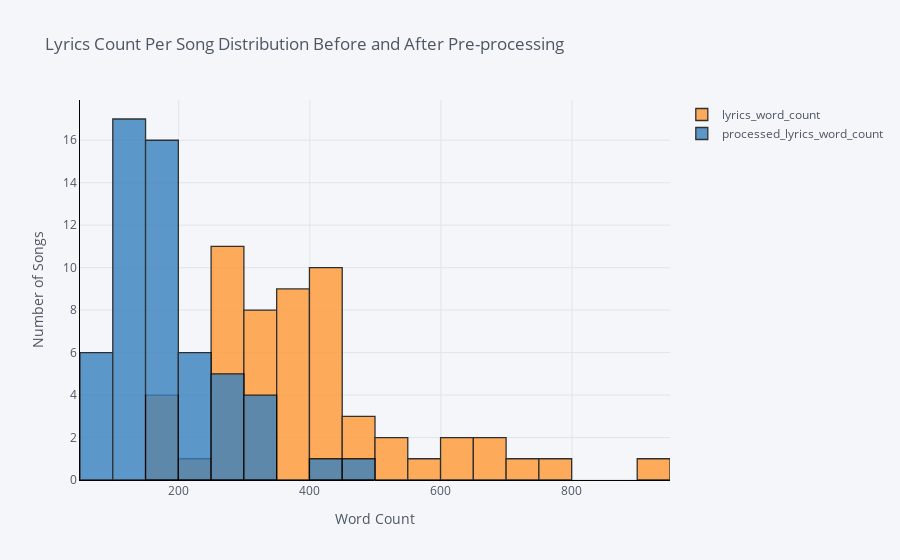

Source (notebook cell):
### Code cell
# Word count of lyrics before and after cleaning
data[['lyrics_word_count', 'processed_lyrics_word_count']].iplot(
    kind = 'hist',
    bins = 20, #A small database so I limited this to the number of rows so the spread will be even. 
    xTitle = 'Word Count',
    linecolor = 'black',
    yTitle = 'Number of Songs',
    title = 'Lyrics Count Per Song Distribution Before and After Pre-processing')

### Figure 1 — Plotly figure (JSON) as saved in the notebook; plotly's stock layout.template omitted (floating-point values rounded to 4 significant figures)
{"data": [{"histfunc": "count", "histnorm": "", "marker": {"color": "rgba(255, 153, 51, 1.0)", "line": {"color": "#000000", "width": 1.3}}, "name": "lyrics_word_count", "nbinsx": 20, "opacity": 0.8, "orientation": "v", "type": "histogram", "x": [474, 408, 598, 309, 367, 415, 511, 288, 606, 510, 224, 402, 297, 293, 254, 177, 260, 419, 182, 306, 717, 276, 299, 177, 299, 351, 305, 422, 267, 648, 366, 313, 351, 388, 330, 323, 665, 432, 310, 355, 441, 654, 407, 284, 405, 353, 926, 273, 447, 378, 335, 472, 758, 377, 195, 477]}, {"histfunc": "count", "histnorm": "", "marker": {"color": "rgba(55, 128, 191, 1.0)", "line": {"color": "#000000", "width": 1.3}}, "name": "processed_lyrics_word_count", "nbinsx": 20, "opacity": 0.8, "orientation": "v", "type": "histogram", "x": [263, 179, 267, 129, 198, 136, 281, 166, 216, 239, 98, 207, 149, 144, 133, 92, 134, 189, 93, 155, 345, 103, 151, 83, 132, 152, 127, 245, 128, 312, 144, 127, 185, 258, 167, 141, 300, 171, 117, 173, 209, 301, 186, 98, 185, 144, 487, 135, 221, 155, 184, 276, 405, 114, 86, 189]}], "layout": {"barmode": "overlay", "legend": {"bgcolor": "#F5F6F9", "font": {"color": "#4D5663"}}, "paper_bgcolor": "#F5F6F9", "plot_bgcolor": "#F5F6F9", "title": {"font": {"color": "#4D5663"}, "text": "Lyrics Count Per Song Distribution Before and After Pre-processing"}, "xaxis": {"gridcolor": "#E1E5ED", "linecolor": "black", "showgrid": true, "tickfont": {"color": "#4D5663"}, "title": {"font": {"color": "#4D5663"}, "text": "Word Count"}, "zerolinecolor": "#E1E5ED"}, "yaxis": {"gridcolor": "#E1E5ED", "linecolor": "black", "showgrid": true, "tickfont": {"color": "#4D5663"}, "title": {"font": {"color": "#4D5663"}, "text": "Number of Songs"}, "zerolinecolor": "#E1E5ED"}}}
